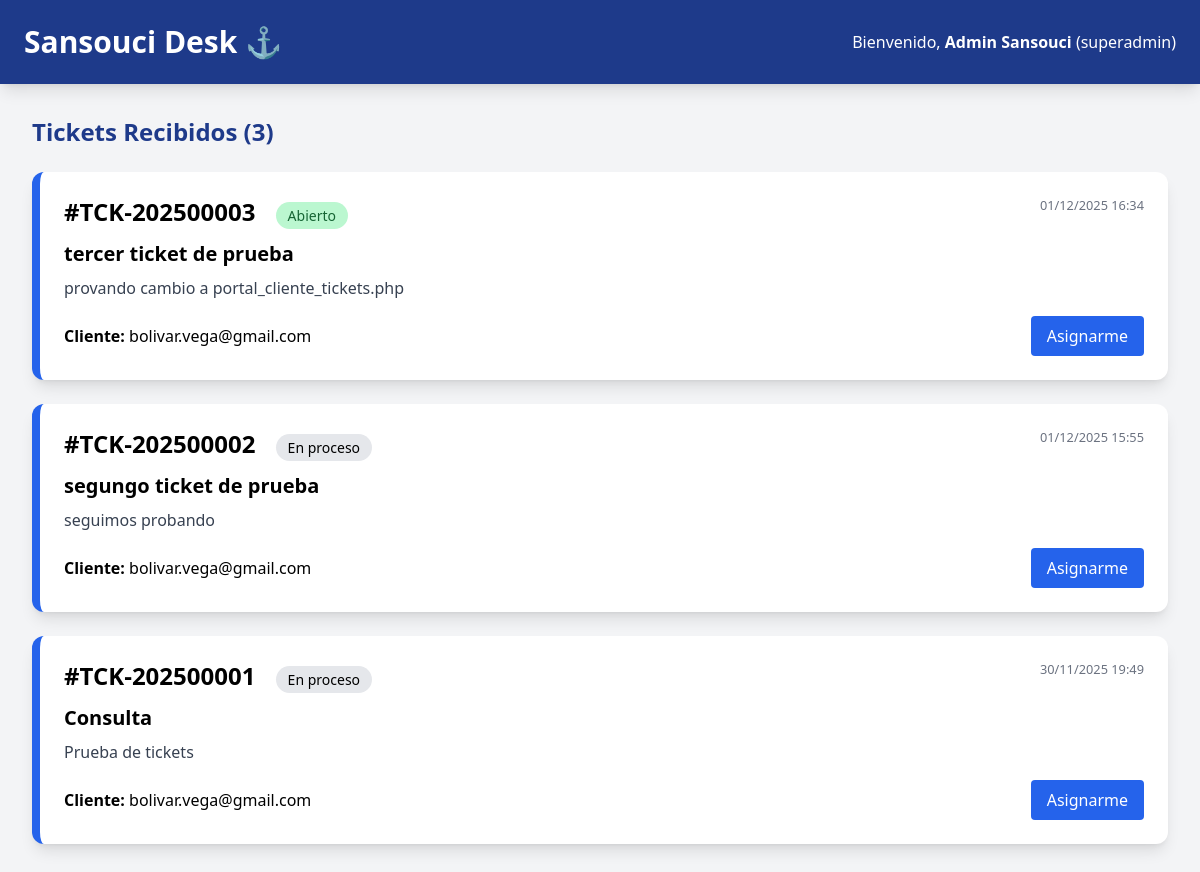
/panel.php (signed in), run on the app's committed database.
### tables this page shows
CREATE TABLE `tickets` (
  `id` int(11) NOT NULL,
  `numero` varchar(20) DEFAULT NULL,
  `cliente_email` varchar(100) DEFAULT NULL,
  `asunto` varchar(200) DEFAULT NULL,
  `mensaje` text DEFAULT NULL,
  `estado` enum('abierto','en_proceso','pendiente_cliente','cerrado') DEFAULT 'abierto',
  `prioridad` enum('baja','normal','alta','urgente') DEFAULT 'normal',
  `agente_id` int(11) DEFAULT NULL,
  `creado_el` datetime DEFAULT current_timestamp(),
  `actualizado_el` datetime DEFAULT NULL ON UPDATE current_timestamp(),
  `tipo_servicio` varchar(100) DEFAULT 'General'
);

### panel.php (the view, shortened to what this page needs)
<?php
require 'config.php';
$user = $_SESSION['user'];
$stmt = $pdo->query("SELECT t.*, u.nombre as agente FROM tickets t LEFT JOIN users u ON t.agente_id = u.id ORDER BY t.creado_el DESC");
$tickets = $stmt->fetchAll();
?>
<!DOCTYPE html>
<html lang="es">
<head>
    <script src="https://cdn.tailwindcss.com"></script>
    <link href="https://cdnjs.cloudflare.com/ajax/libs/font-awesome/6.4.0/css/all.min.css" rel="stylesheet">
</head>
<body class="bg-gray-100">
    <div class="bg-blue-900 text-white p-6 shadow-lg">
        <div class="max-w-7xl mx-auto flex justify-between items-center">
            <h1 class="text-3xl font-bold">Sansouci Desk ⚓</h1>
            <p>Bienvenido, <strong><?= htmlspecialchars($user['nombre']) ?></strong> (<?= $user['rol'] ?>)</p>
        </div>
    </div>
    <div class="max-w-7xl mx-auto p-8">
        <h2 class="text-2xl font-bold mb-6 text-blue-900">Tickets Recibidos (<?= count($tickets) ?>)</h2>
        <?php if (empty($tickets)): ?>
            <p class="text-center text-gray-600 text-xl">¡No hay tickets aún! Prueba crear uno desde el portal de clientes.</p>
        <?php else: ?>
            <div class="grid gap-6">
                <?php foreach ($tickets as $t): ?>
                    <div class="bg-white rounded-xl shadow-lg p-6 border-l-8 <?= $t['prioridad']=='urgente' ? 'border-red-600' : 'border-blue-600' ?>">
                        <div class="flex justify-between items-start">
                            <div>
                                <span class="text-2xl font-bold">#<?= $t['numero'] ?? 'TCK-'.str_pad($t['id'],5,'0',STR_PAD_LEFT) ?></span>
                                <span class="ml-4 px-3 py-1 rounded-full text-sm <?= $t['estado']=='abierto' ? 'bg-green-200 text-green-800' : 'bg-gray-200' ?>">
                                    <?= ucfirst(str_replace('_',' ',$t['estado'])) ?>
                                </span>
                            </div>
                            <small class="text-gray-500"><?= date('d/m/Y H:i', strtotime($t['creado_el'])) ?></small>
                        </div>
                        <h3 class="text-xl font-semibold mt-3"><?= htmlspecialchars($t['asunto']) ?></h3>
                        <p class="text-gray-700 mt-2"><?= nl2br(htmlspecialchars($t['mensaje'])) ?></p>
                        <div class="mt-4 flex justify-between items-center">
                            <p><strong>Cliente:</strong> <?= htmlspecialchars($t['cliente_email']) ?></p>
                            <?php if ($t['agente']): ?>
                                <p class="text-blue-700"><strong>Asignado a:</strong> <?= $t['agente'] ?></p>
                            <?php else: ?>
                                <form method="POST" action="asignar.php" class="inline">
                                    <button class="bg-blue-600 text-white px-4 py-2 rounded hover:bg-blue-700">Asignarme</button>
                                </form>
                            <?php endif; ?>
                        </div>
                    </div>
                <?php endforeach; ?>
            </div>
        <?php endif; ?>
    </div>
</body>
</html>

### data on the page
tickets: numero "TCK-202500003", estado "Abierto", creado_el "01/12/2025 16:34", asunto "tercer ticket de prueba", mensaje "provando cambio a portal_cliente_tickets.php", cliente_email "bolivar.vega@gmail.com"
tickets: numero "TCK-202500002", estado "En proceso", creado_el "01/12/2025 15:55", asunto "segungo ticket de prueba", mensaje "seguimos probando", cliente_email "bolivar.vega@gmail.com"
tickets: numero "TCK-202500001", estado "En proceso", creado_el "30/11/2025 19:49", asunto "Consulta", mensaje "Prueba de tickets", cliente_email "bolivar.vega@gmail.com"

### other printed values
$user['nombre'] "Admin Sansouci"
$user['rol'] "superadmin"
count($tickets) "3"
